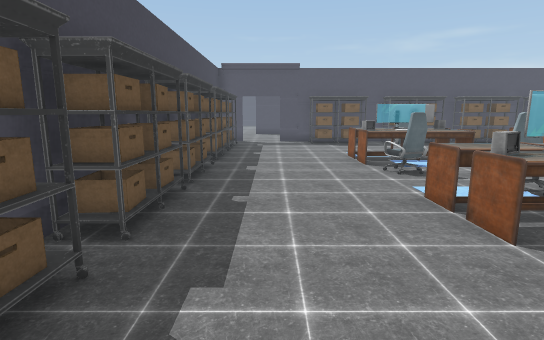
View 1 (above)

19 first-person views from a walk through a 3-D level made in the Unity game engine. The camera is 1.5 m above the floor, tilts 10° down and sees 80° across. The floor is counted in squares, 1 m on a side. Each view is taken from the middle of a square. On the plan, view 1 faces up. The plan holds only what a view shows up to about 15 squares ahead; the rest is blank. The place goes on beyond the plan. The player is left out. Some surface patterns are stand-ins.

View 2
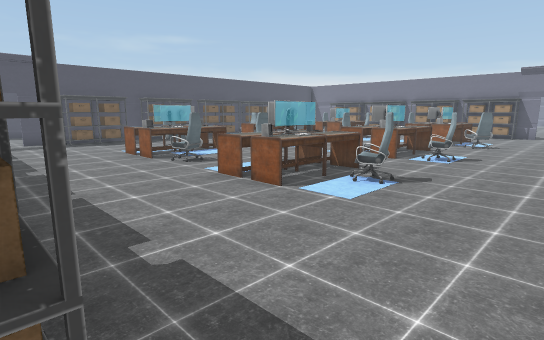

View 3
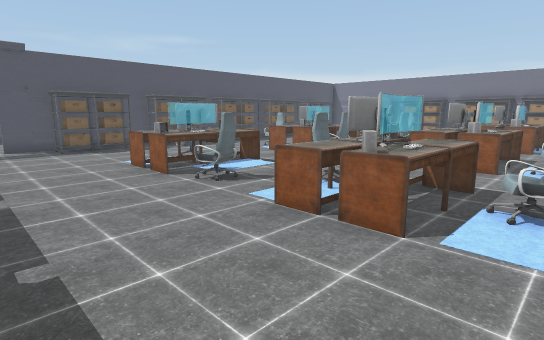

View 4
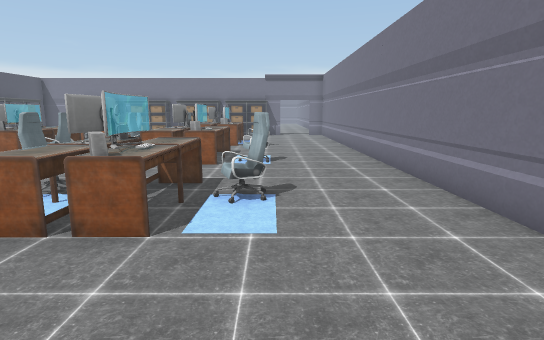

View 5
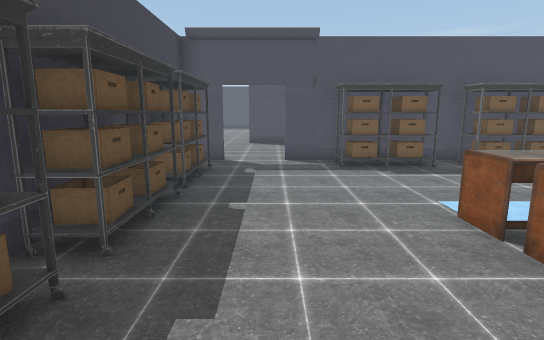

View 6
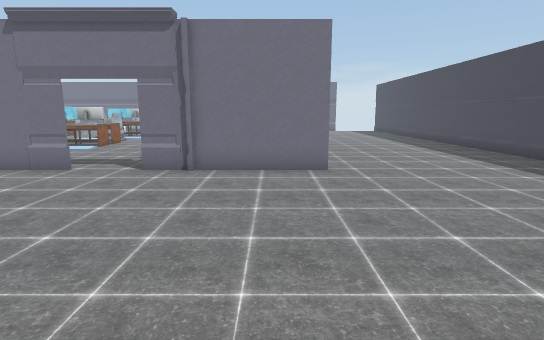

View 7
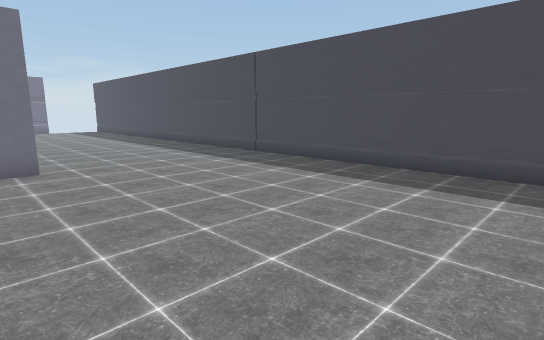

View 8
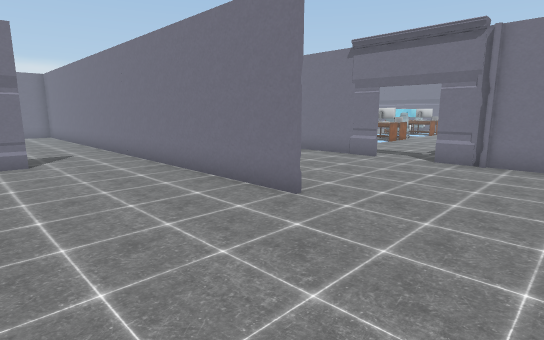

View 9
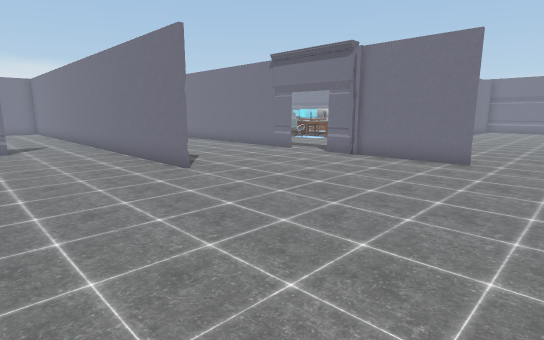

View 10
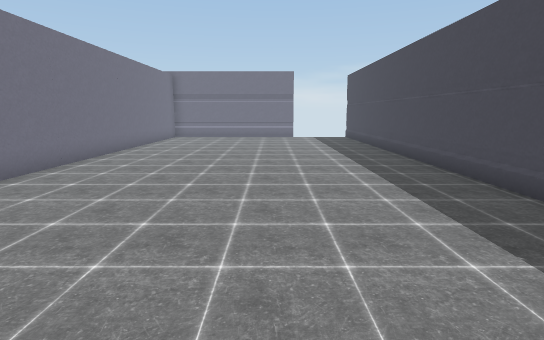

View 11
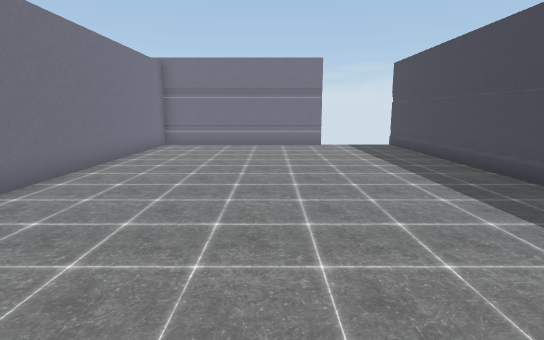

View 12
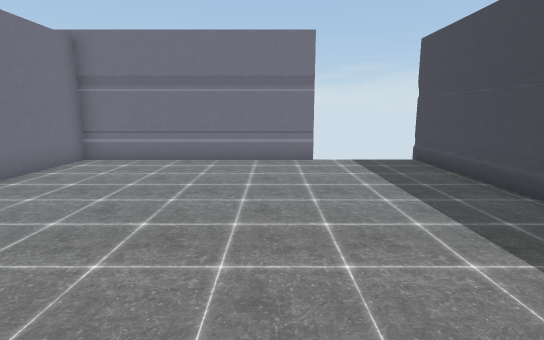

View 13
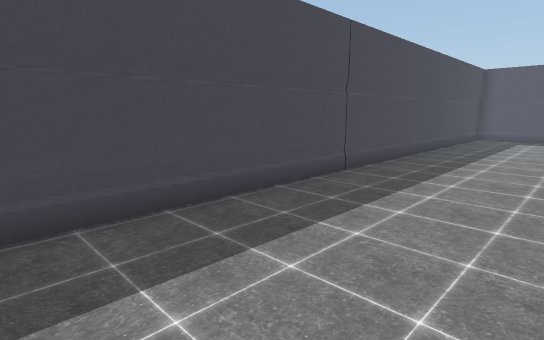

View 14
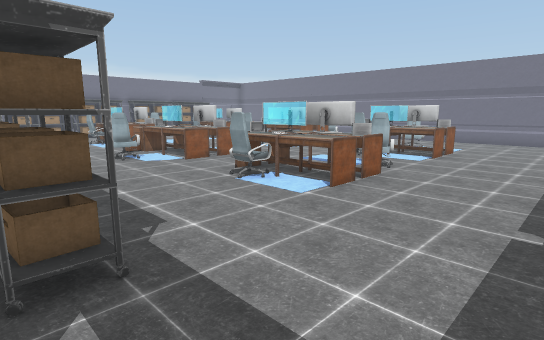

View 15
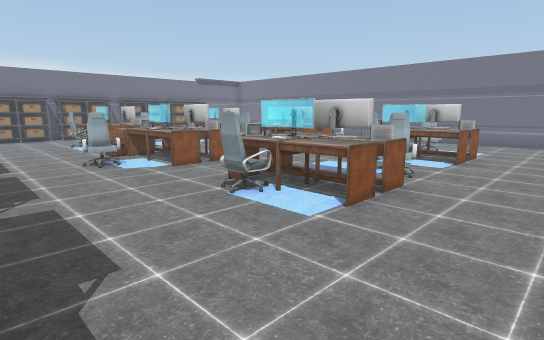

View 16
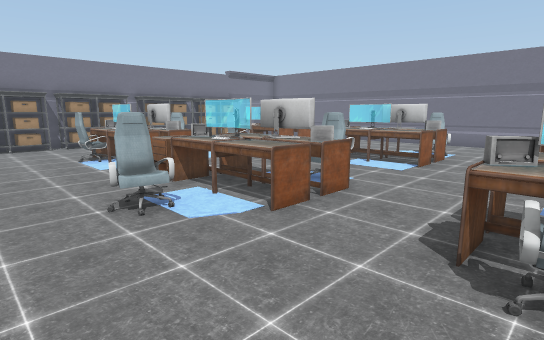

View 17
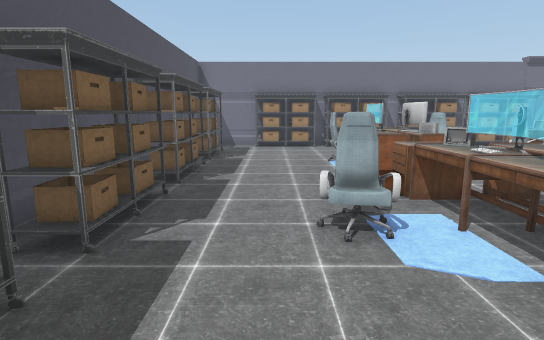

View 18
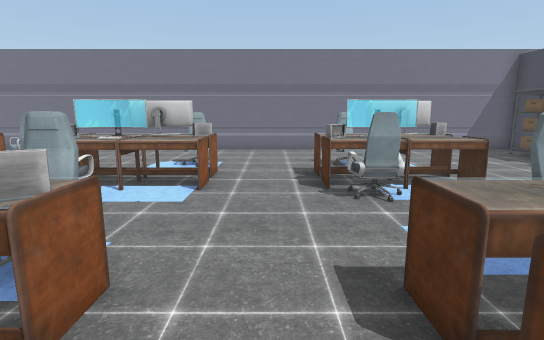

View 19
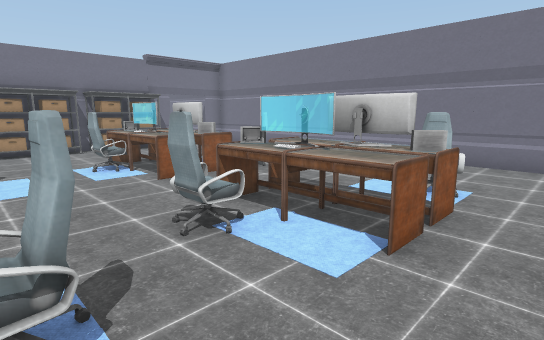

### Floor plan
Points are (right, up) in squares from view 1. A wall is a line through its corners. A room is listed if a view was taken in it or the views show most of it. See-through windows are left out.
Room 1 (views 1, 2, 3, 4, 5, 6, 7, 8, 9, 10, 11, 12, 13, 14, 15, 16, 17, 18, 19)
walls: (5.5, 17.4) (4.4, 17.4); (16.4, 17.4) (15.4, 17.4); (1.5, 17.4) (0.4, 17.4); (0.4, 17.5) (1.5, 17.5); (-1.5, 17.4) (-2.9, 17.4); (-2.8, 16.7) (-2.8, 3.1); (5.9, 26.5) (5.9, 27.1); (-1.2, 23.5) (12.1, 23.5); (-6.5, 17.5) (-1.5, 17.5); (-2.8, -0.1) (-2.8, -1.5); (-2.9, -1.5) (-2.9, 12); (-10.4, -1.4) (18.2, -1.4); (-13.7, 26.9) (-13.7, -1.8)
ways out: gap at (-10, -2)
objects: other object (-2, 0) to (-2, 3); other object (-2, 4) to (-2, 6); other object (-2, 7) to (-2, 9); other object (-2, 10) to (-2, 12); other object (-2, 13) to (-2, 16); other object (2, 16) to (4, 17); other object (3, 4) to (6, 4); carpet (3, 5) to (4, 6); chair (3, 8); carpet (3, 8) to (4, 9); other object (3, 9) to (6, 10); carpet (3, 11) to (5, 11); chair (4, 2) to (5, 3); chair (5, 6) to (6, 6); chair (5, 12); other object (6, 5); other object (6, 11); other object (6, 16) to (8, 17); chair (9, 2) to (9, 3); other object (9, 4) to (11, 4); carpet (9, 5) to (10, 6); chair (9, 9) to (10, 9); carpet (9, 9) to (11, 10); carpet (9, 11) to (10, 11); other object (9, 16) to (12, 17); chair (10, 6) to (11, 7); chair (10, 13); other object (11, 5); other object (11, 11); drawers (12, 11); other object (13, 16) to (15, 17); chair (14, 2) to (15, 3); other object (14, 4); other object (14, 5) to (17, 6); other object (14, 10) to (17, 10); carpet (14, 11) to (16, 11); other object (15, 4) to (17, 4); carpet (15, 6); chair (15, 9) to (16, 9); chair (16, 6) to (17, 6); chair (16, 12) to (17, 12); other object (16, 16) to (19, 17); other object (17, 11); other object (21, 2) to (21, 5); other object (21, 6) to (21, 8); other object (21, 9) to (21, 11); other object (21, 12) to (21, 15)

Positions as (right, up) in squares from view 1, and headings:
1: (0, 0), facing up
2: (-2, -1), facing up-right
3: (-1, 2), facing up-right
4: (-1, 2), facing right
5: (0, 7), facing up
6: (-5, 26), facing down
7: (-5, 27), facing down-left
8: (-5, 28), facing down-right
9: (-9, 28), facing down-right
10: (-9, 19), facing down
11: (-8, 14), facing down
12: (-9, 9), facing down
13: (-9, 10), facing up-left
14: (-1, 17), facing down-right
15: (0, 16), facing down-right
16: (5, 15), facing down-right
17: (6, 14), facing right
18: (7, 12), facing down
19: (7, 9), facing down-right
